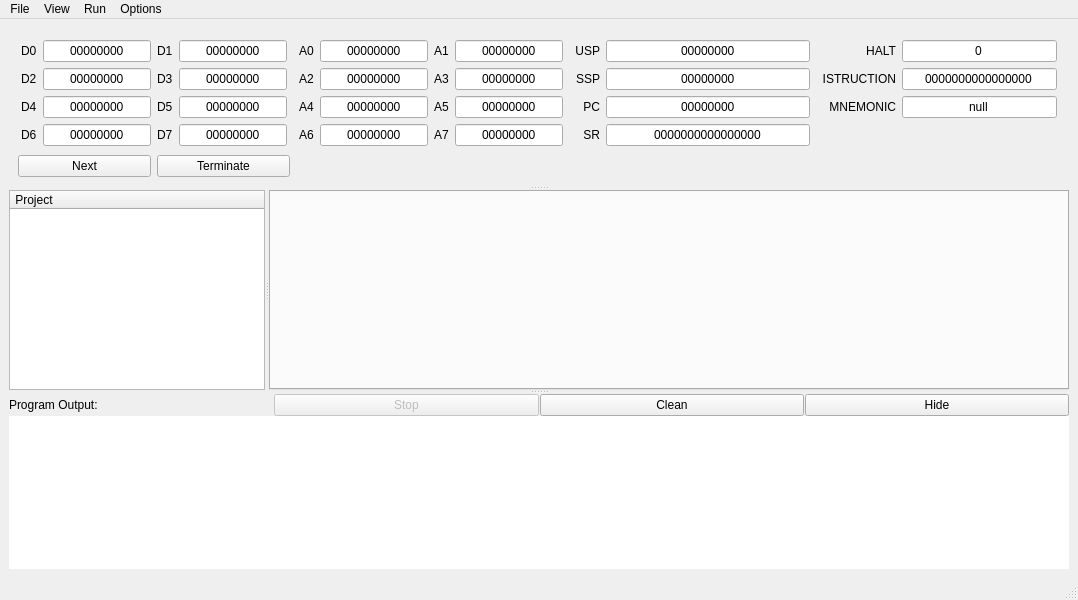
<?xml version="1.0" encoding="UTF-8"?>
<ui version="4.0">
 <class>AxolotlApp</class>
 <widget class="QMainWindow" name="AxolotlApp">
  <property name="geometry">
   <rect>
    <x>0</x>
    <y>0</y>
    <width>1078</width>
    <height>600</height>
   </rect>
  </property>
  <property name="windowTitle">
   <string>SkEditorApp</string>
  </property>
  <property name="styleSheet">
   <string notr="true"/>
  </property>
  <widget class="QWidget" name="centralwidget">
   <property name="sizePolicy">
    <sizepolicy hsizetype="Preferred" vsizetype="Preferred">
     <horstretch>0</horstretch>
     <verstretch>0</verstretch>
    </sizepolicy>
   </property>
   <layout class="QVBoxLayout" name="verticalLayout_2">
    <item>
     <widget class="QSplitter" name="splitter_3">
      <property name="orientation">
       <enum>Qt::Vertical</enum>
      </property>
      <widget class="QSplitter" name="splitter_2">
       <property name="orientation">
        <enum>Qt::Vertical</enum>
       </property>
       <widget class="QFrame" name="sbs">
        <property name="maximumSize">
         <size>
          <width>16777215</width>
          <height>16777215</height>
         </size>
        </property>
        <layout class="QVBoxLayout" name="verticalLayout">
         <item>
          <layout class="QGridLayout" name="gridLayout_7">
           <item row="0" column="0">
            <layout class="QGridLayout" name="gridLayout_5">
             <property name="leftMargin">
              <number>3</number>
             </property>
             <property name="topMargin">
              <number>3</number>
             </property>
             <property name="rightMargin">
              <number>3</number>
             </property>
             <property name="bottomMargin">
              <number>3</number>
             </property>
             <property name="spacing">
              <number>6</number>
             </property>
             <item row="2" column="3">
              <widget class="QLabel" name="pCLabel_3">
               <property name="text">
                <string>D5</string>
               </property>
              </widget>
             </item>
             <item row="1" column="3">
              <widget class="QLabel" name="sSPLabel_3">
               <property name="text">
                <string>D3</string>
               </property>
              </widget>
             </item>
             <item row="3" column="2">
              <widget class="QLineEdit" name="d6le">
               <property name="text">
                <string>00000000</string>
               </property>
               <property name="alignment">
                <set>Qt::AlignCenter</set>
               </property>
               <property name="readOnly">
                <bool>true</bool>
               </property>
              </widget>
             </item>
             <item row="0" column="4">
              <widget class="QLineEdit" name="d1le">
               <property name="text">
                <string>00000000</string>
               </property>
               <property name="alignment">
                <set>Qt::AlignCenter</set>
               </property>
               <property name="readOnly">
                <bool>true</bool>
               </property>
              </widget>
             </item>
             <item row="2" column="1">
              <widget class="QLabel" name="pCLabel_2">
               <property name="text">
                <string>D4</string>
               </property>
              </widget>
             </item>
             <item row="1" column="1">
              <widget class="QLabel" name="sSPLabel_2">
               <property name="text">
                <string>D2</string>
               </property>
              </widget>
             </item>
             <item row="2" column="2">
              <widget class="QLineEdit" name="d4le">
               <property name="text">
                <string>00000000</string>
               </property>
               <property name="alignment">
                <set>Qt::AlignCenter</set>
               </property>
               <property name="readOnly">
                <bool>true</bool>
               </property>
              </widget>
             </item>
             <item row="1" column="4">
              <widget class="QLineEdit" name="d3le">
               <property name="text">
                <string>00000000</string>
               </property>
               <property name="alignment">
                <set>Qt::AlignCenter</set>
               </property>
               <property name="readOnly">
                <bool>true</bool>
               </property>
              </widget>
             </item>
             <item row="0" column="2">
              <widget class="QLineEdit" name="d0le">
               <property name="enabled">
                <bool>true</bool>
               </property>
               <property name="mouseTracking">
                <bool>true</bool>
               </property>
               <property name="text">
                <string>00000000</string>
               </property>
               <property name="frame">
                <bool>true</bool>
               </property>
               <property name="alignment">
                <set>Qt::AlignCenter</set>
               </property>
               <property name="readOnly">
                <bool>true</bool>
               </property>
               <property name="clearButtonEnabled">
                <bool>false</bool>
               </property>
              </widget>
             </item>
             <item row="1" column="2">
              <widget class="QLineEdit" name="d2le">
               <property name="text">
                <string>00000000</string>
               </property>
               <property name="alignment">
                <set>Qt::AlignCenter</set>
               </property>
               <property name="readOnly">
                <bool>true</bool>
               </property>
              </widget>
             </item>
             <item row="0" column="1">
              <widget class="QLabel" name="uSPLabel_2">
               <property name="text">
                <string>D0</string>
               </property>
              </widget>
             </item>
             <item row="3" column="1">
              <widget class="QLabel" name="sRLabel_2">
               <property name="text">
                <string>D6</string>
               </property>
              </widget>
             </item>
             <item row="3" column="3">
              <widget class="QLabel" name="sRLabel_3">
               <property name="text">
                <string>D7</string>
               </property>
              </widget>
             </item>
             <item row="3" column="4">
              <widget class="QLineEdit" name="d7le">
               <property name="text">
                <string>00000000</string>
               </property>
               <property name="alignment">
                <set>Qt::AlignCenter</set>
               </property>
               <property name="readOnly">
                <bool>true</bool>
               </property>
              </widget>
             </item>
             <item row="2" column="4">
              <widget class="QLineEdit" name="d5le">
               <property name="text">
                <string>00000000</string>
               </property>
               <property name="alignment">
                <set>Qt::AlignCenter</set>
               </property>
               <property name="readOnly">
                <bool>true</bool>
               </property>
              </widget>
             </item>
             <item row="0" column="3">
              <widget class="QLabel" name="uSPLabel_3">
               <property name="text">
                <string>D1</string>
               </property>
              </widget>
             </item>
            </layout>
           </item>
           <item row="1" column="0">
            <layout class="QHBoxLayout" name="horizontalLayout">
             <item>
              <widget class="QPushButton" name="pushButton_4">
               <property name="text">
                <string>Next</string>
               </property>
              </widget>
             </item>
             <item>
              <widget class="QPushButton" name="pushButton">
               <property name="text">
                <string>Terminate</string>
               </property>
              </widget>
             </item>
            </layout>
           </item>
           <item row="0" column="2">
            <layout class="QGridLayout" name="gridLayout_2">
             <property name="leftMargin">
              <number>3</number>
             </property>
             <property name="topMargin">
              <number>3</number>
             </property>
             <property name="rightMargin">
              <number>3</number>
             </property>
             <property name="bottomMargin">
              <number>3</number>
             </property>
             <property name="spacing">
              <number>6</number>
             </property>
             <item row="0" column="0">
              <widget class="QLabel" name="uSPLabel">
               <property name="text">
                <string>USP</string>
               </property>
               <property name="alignment">
                <set>Qt::AlignRight|Qt::AlignTrailing|Qt::AlignVCenter</set>
               </property>
              </widget>
             </item>
             <item row="2" column="0">
              <widget class="QLabel" name="pCLabel">
               <property name="text">
                <string>PC</string>
               </property>
               <property name="alignment">
                <set>Qt::AlignRight|Qt::AlignTrailing|Qt::AlignVCenter</set>
               </property>
              </widget>
             </item>
             <item row="1" column="0">
              <widget class="QLabel" name="sSPLabel">
               <property name="text">
                <string>SSP</string>
               </property>
               <property name="alignment">
                <set>Qt::AlignRight|Qt::AlignTrailing|Qt::AlignVCenter</set>
               </property>
              </widget>
             </item>
             <item row="3" column="1">
              <widget class="QLineEdit" name="srle">
               <property name="minimumSize">
                <size>
                 <width>0</width>
                 <height>0</height>
                </size>
               </property>
               <property name="text">
                <string>0000000000000000</string>
               </property>
               <property name="alignment">
                <set>Qt::AlignCenter</set>
               </property>
               <property name="readOnly">
                <bool>true</bool>
               </property>
              </widget>
             </item>
             <item row="2" column="1">
              <widget class="QLineEdit" name="pcle">
               <property name="text">
                <string>00000000</string>
               </property>
               <property name="alignment">
                <set>Qt::AlignCenter</set>
               </property>
               <property name="readOnly">
                <bool>true</bool>
               </property>
              </widget>
             </item>
             <item row="0" column="1">
              <widget class="QLineEdit" name="usple">
               <property name="text">
                <string>00000000</string>
               </property>
               <property name="alignment">
                <set>Qt::AlignCenter</set>
               </property>
               <property name="readOnly">
                <bool>true</bool>
               </property>
              </widget>
             </item>
             <item row="1" column="1">
              <widget class="QLineEdit" name="ssple">
               <property name="text">
                <string>00000000</string>
               </property>
               <property name="alignment">
                <set>Qt::AlignCenter</set>
               </property>
               <property name="readOnly">
                <bool>true</bool>
               </property>
              </widget>
             </item>
             <item row="3" column="0">
              <widget class="QLabel" name="sRLabel">
               <property name="text">
                <string>SR</string>
               </property>
               <property name="alignment">
                <set>Qt::AlignRight|Qt::AlignTrailing|Qt::AlignVCenter</set>
               </property>
              </widget>
             </item>
            </layout>
           </item>
           <item row="0" column="1">
            <layout class="QGridLayout" name="gridLayout_6">
             <property name="leftMargin">
              <number>3</number>
             </property>
             <property name="topMargin">
              <number>3</number>
             </property>
             <property name="rightMargin">
              <number>3</number>
             </property>
             <property name="bottomMargin">
              <number>3</number>
             </property>
             <property name="spacing">
              <number>6</number>
             </property>
             <item row="1" column="2">
              <widget class="QLabel" name="sSPLabel_5">
               <property name="text">
                <string>A3</string>
               </property>
              </widget>
             </item>
             <item row="3" column="2">
              <widget class="QLabel" name="sRLabel_5">
               <property name="text">
                <string>A7</string>
               </property>
               <property name="alignment">
                <set>Qt::AlignLeading|Qt::AlignLeft|Qt::AlignVCenter</set>
               </property>
              </widget>
             </item>
             <item row="0" column="2">
              <widget class="QLabel" name="uSPLabel_5">
               <property name="text">
                <string>A1</string>
               </property>
              </widget>
             </item>
             <item row="2" column="0">
              <widget class="QLabel" name="pCLabel_4">
               <property name="text">
                <string>A4</string>
               </property>
              </widget>
             </item>
             <item row="1" column="3">
              <widget class="QLineEdit" name="a3le">
               <property name="text">
                <string>00000000</string>
               </property>
               <property name="alignment">
                <set>Qt::AlignCenter</set>
               </property>
               <property name="readOnly">
                <bool>true</bool>
               </property>
              </widget>
             </item>
             <item row="0" column="1">
              <widget class="QLineEdit" name="a0le">
               <property name="text">
                <string>00000000</string>
               </property>
               <property name="alignment">
                <set>Qt::AlignCenter</set>
               </property>
               <property name="readOnly">
                <bool>true</bool>
               </property>
              </widget>
             </item>
             <item row="0" column="0">
              <widget class="QLabel" name="uSPLabel_4">
               <property name="text">
                <string>A0</string>
               </property>
              </widget>
             </item>
             <item row="2" column="2">
              <widget class="QLabel" name="pCLabel_5">
               <property name="text">
                <string>A5</string>
               </property>
              </widget>
             </item>
             <item row="2" column="3">
              <widget class="QLineEdit" name="a5le">
               <property name="text">
                <string>00000000</string>
               </property>
               <property name="alignment">
                <set>Qt::AlignCenter</set>
               </property>
               <property name="readOnly">
                <bool>true</bool>
               </property>
              </widget>
             </item>
             <item row="0" column="3">
              <widget class="QLineEdit" name="a1le">
               <property name="text">
                <string>00000000</string>
               </property>
               <property name="alignment">
                <set>Qt::AlignCenter</set>
               </property>
               <property name="readOnly">
                <bool>true</bool>
               </property>
              </widget>
             </item>
             <item row="2" column="1">
              <widget class="QLineEdit" name="a4le">
               <property name="text">
                <string>00000000</string>
               </property>
               <property name="alignment">
                <set>Qt::AlignCenter</set>
               </property>
               <property name="readOnly">
                <bool>true</bool>
               </property>
              </widget>
             </item>
             <item row="3" column="1">
              <widget class="QLineEdit" name="a6le">
               <property name="text">
                <string>00000000</string>
               </property>
               <property name="alignment">
                <set>Qt::AlignCenter</set>
               </property>
               <property name="readOnly">
                <bool>true</bool>
               </property>
              </widget>
             </item>
             <item row="1" column="1">
              <widget class="QLineEdit" name="a2le">
               <property name="text">
                <string>00000000</string>
               </property>
               <property name="alignment">
                <set>Qt::AlignCenter</set>
               </property>
               <property name="readOnly">
                <bool>true</bool>
               </property>
              </widget>
             </item>
             <item row="3" column="0">
              <widget class="QLabel" name="sRLabel_4">
               <property name="text">
                <string>A6</string>
               </property>
              </widget>
             </item>
             <item row="3" column="3">
              <widget class="QLineEdit" name="a7le">
               <property name="text">
                <string>00000000</string>
               </property>
               <property name="alignment">
                <set>Qt::AlignCenter</set>
               </property>
               <property name="readOnly">
                <bool>true</bool>
               </property>
              </widget>
             </item>
             <item row="1" column="0">
              <widget class="QLabel" name="sSPLabel_4">
               <property name="text">
                <string>A2</string>
               </property>
              </widget>
             </item>
            </layout>
           </item>
           <item row="0" column="3">
            <layout class="QGridLayout" name="gridLayout_3">
             <property name="leftMargin">
              <number>3</number>
             </property>
             <property name="topMargin">
              <number>3</number>
             </property>
             <property name="rightMargin">
              <number>3</number>
             </property>
             <property name="bottomMargin">
              <number>3</number>
             </property>
             <item row="0" column="1">
              <widget class="QLineEdit" name="haltle">
               <property name="text">
                <string>0</string>
               </property>
               <property name="alignment">
                <set>Qt::AlignCenter</set>
               </property>
               <property name="readOnly">
                <bool>true</bool>
               </property>
              </widget>
             </item>
             <item row="0" column="0">
              <widget class="QLabel" name="pCLabel_6">
               <property name="text">
                <string>HALT</string>
               </property>
               <property name="alignment">
                <set>Qt::AlignRight|Qt::AlignTrailing|Qt::AlignVCenter</set>
               </property>
              </widget>
             </item>
             <item row="1" column="1">
              <widget class="QLineEdit" name="istrle">
               <property name="text">
                <string>0000000000000000</string>
               </property>
               <property name="alignment">
                <set>Qt::AlignCenter</set>
               </property>
               <property name="readOnly">
                <bool>true</bool>
               </property>
              </widget>
             </item>
             <item row="2" column="1">
              <widget class="QLineEdit" name="mnemle">
               <property name="text">
                <string>null</string>
               </property>
               <property name="alignment">
                <set>Qt::AlignCenter</set>
               </property>
               <property name="readOnly">
                <bool>true</bool>
               </property>
              </widget>
             </item>
             <item row="1" column="0">
              <widget class="QLabel" name="sRLabel_6">
               <property name="text">
                <string>ISTRUCTION</string>
               </property>
               <property name="alignment">
                <set>Qt::AlignRight|Qt::AlignTrailing|Qt::AlignVCenter</set>
               </property>
              </widget>
             </item>
             <item row="3" column="0">
              <widget class="QLabel" name="sRLabel_7">
               <property name="text">
                <string/>
               </property>
              </widget>
             </item>
             <item row="2" column="0">
              <widget class="QLabel" name="label_2">
               <property name="text">
                <string>MNEMONIC</string>
               </property>
               <property name="alignment">
                <set>Qt::AlignRight|Qt::AlignTrailing|Qt::AlignVCenter</set>
               </property>
              </widget>
             </item>
            </layout>
           </item>
           <item row="1" column="1">
            <layout class="QHBoxLayout" name="horizontalLayout_1"/>
           </item>
          </layout>
         </item>
        </layout>
       </widget>
       <widget class="QSplitter" name="splitter">
        <property name="sizePolicy">
         <sizepolicy hsizetype="Fixed" vsizetype="Preferred">
          <horstretch>0</horstretch>
          <verstretch>0</verstretch>
         </sizepolicy>
        </property>
        <property name="minimumSize">
         <size>
          <width>100</width>
          <height>0</height>
         </size>
        </property>
        <property name="cursor">
         <cursorShape>ArrowCursor</cursorShape>
        </property>
        <property name="orientation">
         <enum>Qt::Horizontal</enum>
        </property>
        <widget class="QTreeWidget" name="treeWidget">
         <property name="sizePolicy">
          <sizepolicy hsizetype="Preferred" vsizetype="Expanding">
           <horstretch>0</horstretch>
           <verstretch>0</verstretch>
          </sizepolicy>
         </property>
         <property name="maximumSize">
          <size>
           <width>16777215</width>
           <height>16777215</height>
          </size>
         </property>
         <property name="baseSize">
          <size>
           <width>0</width>
           <height>0</height>
          </size>
         </property>
         <property name="styleSheet">
          <string notr="true"/>
         </property>
         <property name="indentation">
          <number>10</number>
         </property>
         <property name="animated">
          <bool>true</bool>
         </property>
         <property name="wordWrap">
          <bool>true</bool>
         </property>
         <property name="columnCount">
          <number>1</number>
         </property>
         <column>
          <property name="text">
           <string> Project</string>
          </property>
         </column>
        </widget>
        <widget class="QTabWidget" name="tabWidget">
         <property name="minimumSize">
          <size>
           <width>800</width>
           <height>200</height>
          </size>
         </property>
         <property name="maximumSize">
          <size>
           <width>16777215</width>
           <height>16777215</height>
          </size>
         </property>
         <property name="styleSheet">
          <string notr="true"/>
         </property>
         <property name="documentMode">
          <bool>false</bool>
         </property>
        </widget>
       </widget>
      </widget>
      <widget class="QFrame" name="outputFrame">
       <property name="minimumSize">
        <size>
         <width>0</width>
         <height>0</height>
        </size>
       </property>
       <property name="styleSheet">
        <string notr="true">QFrame{
	border: 0px;
}</string>
       </property>
       <property name="frameShape">
        <enum>QFrame::StyledPanel</enum>
       </property>
       <property name="frameShadow">
        <enum>QFrame::Raised</enum>
       </property>
       <layout class="QGridLayout" name="gridLayout">
        <property name="leftMargin">
         <number>0</number>
        </property>
        <property name="topMargin">
         <number>0</number>
        </property>
        <property name="rightMargin">
         <number>0</number>
        </property>
        <property name="bottomMargin">
         <number>0</number>
        </property>
        <property name="horizontalSpacing">
         <number>1</number>
        </property>
        <property name="verticalSpacing">
         <number>0</number>
        </property>
        <item row="0" column="1">
         <widget class="QPushButton" name="stopBtn">
          <property name="enabled">
           <bool>false</bool>
          </property>
          <property name="text">
           <string>Stop</string>
          </property>
         </widget>
        </item>
        <item row="0" column="3">
         <widget class="QPushButton" name="hideBtn">
          <property name="text">
           <string>Hide</string>
          </property>
         </widget>
        </item>
        <item row="0" column="2">
         <widget class="QPushButton" name="cleanBtn">
          <property name="text">
           <string>Clean</string>
          </property>
         </widget>
        </item>
        <item row="1" column="0" colspan="4">
         <widget class="QPlainTextEdit" name="output">
          <property name="readOnly">
           <bool>true</bool>
          </property>
         </widget>
        </item>
        <item row="0" column="0">
         <widget class="QLabel" name="label">
          <property name="text">
           <string>Program Output:</string>
          </property>
         </widget>
        </item>
       </layout>
      </widget>
     </widget>
    </item>
   </layout>
  </widget>
  <widget class="QMenuBar" name="menubar">
   <property name="geometry">
    <rect>
     <x>0</x>
     <y>0</y>
     <width>1078</width>
     <height>19</height>
    </rect>
   </property>
   <widget class="QMenu" name="menuFile">
    <property name="title">
     <string>File</string>
    </property>
    <widget class="QMenu" name="menuFileMode">
     <property name="title">
      <string>File</string>
     </property>
     <widget class="QMenu" name="menuRecent_files">
      <property name="title">
       <string>Recent files</string>
      </property>
     </widget>
     <addaction name="actionNewFile"/>
     <addaction name="actionOpenFile"/>
     <addaction name="menuRecent_files"/>
    </widget>
    <widget class="QMenu" name="menuProjectMode">
     <property name="title">
      <string>Project</string>
     </property>
     <widget class="QMenu" name="menuRecent_projects">
      <property name="title">
       <string>Recent projects</string>
      </property>
     </widget>
     <addaction name="actionNewProject"/>
     <addaction name="actionOpenProject"/>
     <addaction name="actionCloseProject"/>
     <addaction name="separator"/>
     <addaction name="menuRecent_projects"/>
     <addaction name="separator"/>
     <addaction name="actionReload_project"/>
    </widget>
    <addaction name="menuFileMode"/>
    <addaction name="menuProjectMode"/>
    <addaction name="separator"/>
    <addaction name="actionSave"/>
    <addaction name="actionSave_as"/>
    <addaction name="separator"/>
    <addaction name="actionClose_all_tabs"/>
    <addaction name="actionForce_quit"/>
   </widget>
   <widget class="QMenu" name="menuBuild">
    <property name="title">
     <string>Run</string>
    </property>
    <addaction name="actionRun"/>
    <addaction name="separator"/>
    <addaction name="actionRun_project"/>
   </widget>
   <widget class="QMenu" name="menuView">
    <property name="title">
     <string>View</string>
    </property>
    <addaction name="separator"/>
    <addaction name="actionCurrent_editor_zoom_in"/>
    <addaction name="actionCurrent_editor_zoom_out"/>
    <addaction name="separator"/>
    <addaction name="actionProgram_output_frame"/>
    <addaction name="actionToggle_project_frame"/>
    <addaction name="actionMemory"/>
    <addaction name="actionStack"/>
   </widget>
   <widget class="QMenu" name="menuWindow">
    <property name="title">
     <string>Options</string>
    </property>
    <addaction name="actionSettings"/>
   </widget>
   <addaction name="menuFile"/>
   <addaction name="menuView"/>
   <addaction name="menuBuild"/>
   <addaction name="menuWindow"/>
  </widget>
  <widget class="QStatusBar" name="statusbar"/>
  <action name="actionNewFile">
   <property name="text">
    <string>New file</string>
   </property>
   <property name="shortcut">
    <string>Ctrl+Shift+N</string>
   </property>
  </action>
  <action name="actionOpenFile">
   <property name="text">
    <string>Open file</string>
   </property>
   <property name="shortcut">
    <string>Ctrl+Shift+O</string>
   </property>
  </action>
  <action name="actionNewProject">
   <property name="text">
    <string>New project</string>
   </property>
  </action>
  <action name="actionOpenProject">
   <property name="text">
    <string>Open project</string>
   </property>
  </action>
  <action name="actionCloseProject">
   <property name="text">
    <string>Close project</string>
   </property>
  </action>
  <action name="actionRun">
   <property name="text">
    <string>Run selected</string>
   </property>
   <property name="shortcut">
    <string>Ctrl+Shift+R</string>
   </property>
  </action>
  <action name="actionSave">
   <property name="text">
    <string>Save..</string>
   </property>
   <property name="shortcut">
    <string>Ctrl+S</string>
   </property>
  </action>
  <action name="actionClose_all_tabs">
   <property name="text">
    <string>Close all tabs</string>
   </property>
   <property name="shortcut">
    <string>Ctrl+Alt+C</string>
   </property>
  </action>
  <action name="actionForce_quit">
   <property name="text">
    <string>Force quit...</string>
   </property>
   <property name="shortcut">
    <string>Ctrl+Alt+Q</string>
   </property>
  </action>
  <action name="actionSave_as">
   <property name="text">
    <string>Save as</string>
   </property>
   <property name="shortcut">
    <string>Ctrl+Shift+S</string>
   </property>
  </action>
  <action name="actionCurrent_editor_zoom_in">
   <property name="text">
    <string>Current editor zoom in</string>
   </property>
   <property name="shortcut">
    <string>Ctrl++</string>
   </property>
  </action>
  <action name="actionCurrent_editor_zoom_out">
   <property name="text">
    <string>Current editor zoom out</string>
   </property>
   <property name="shortcut">
    <string>Ctrl+-</string>
   </property>
  </action>
  <action name="actionProgram_output_frame">
   <property name="text">
    <string>Show program output frame</string>
   </property>
   <property name="shortcut">
    <string>Ctrl+T</string>
   </property>
  </action>
  <action name="actionRun_project">
   <property name="text">
    <string>Run project</string>
   </property>
   <property name="shortcut">
    <string>Ctrl+R</string>
   </property>
  </action>
  <action name="actionSettings">
   <property name="text">
    <string>Settings</string>
   </property>
  </action>
  <action name="actionReload_project">
   <property name="text">
    <string>Reload project</string>
   </property>
  </action>
  <action name="actionToggle_project_frame">
   <property name="text">
    <string>Toggle project frame</string>
   </property>
   <property name="shortcut">
    <string>Ctrl+Q</string>
   </property>
  </action>
  <action name="actionToggle_machine_area">
   <property name="text">
    <string>Toggle machine area</string>
   </property>
   <property name="shortcut">
    <string>Ctrl+G</string>
   </property>
  </action>
  <action name="actionMemory">
   <property name="text">
    <string>Memory</string>
   </property>
   <property name="shortcut">
    <string>Ctrl+M</string>
   </property>
  </action>
  <action name="actionStack">
   <property name="text">
    <string>Stack</string>
   </property>
   <property name="shortcut">
    <string>Ctrl+Alt+S</string>
   </property>
  </action>
 </widget>
 <resources/>
 <connections/>
</ui>
